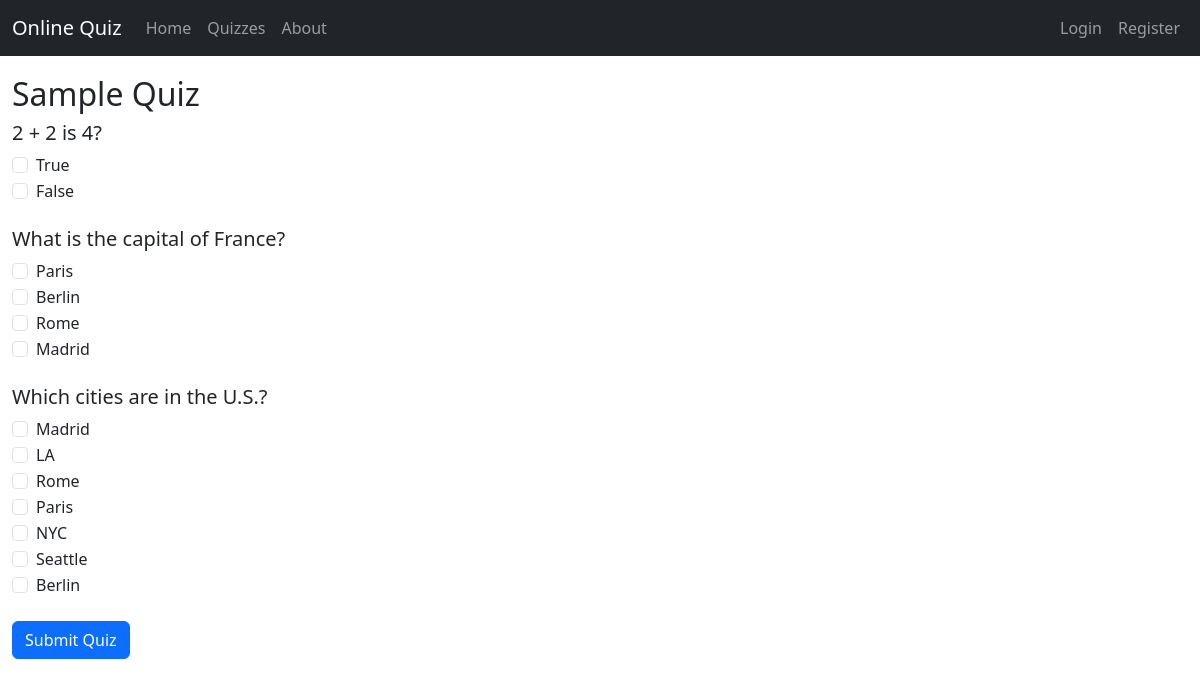
/quiz/1/, run on an earlier commit of the app's database.
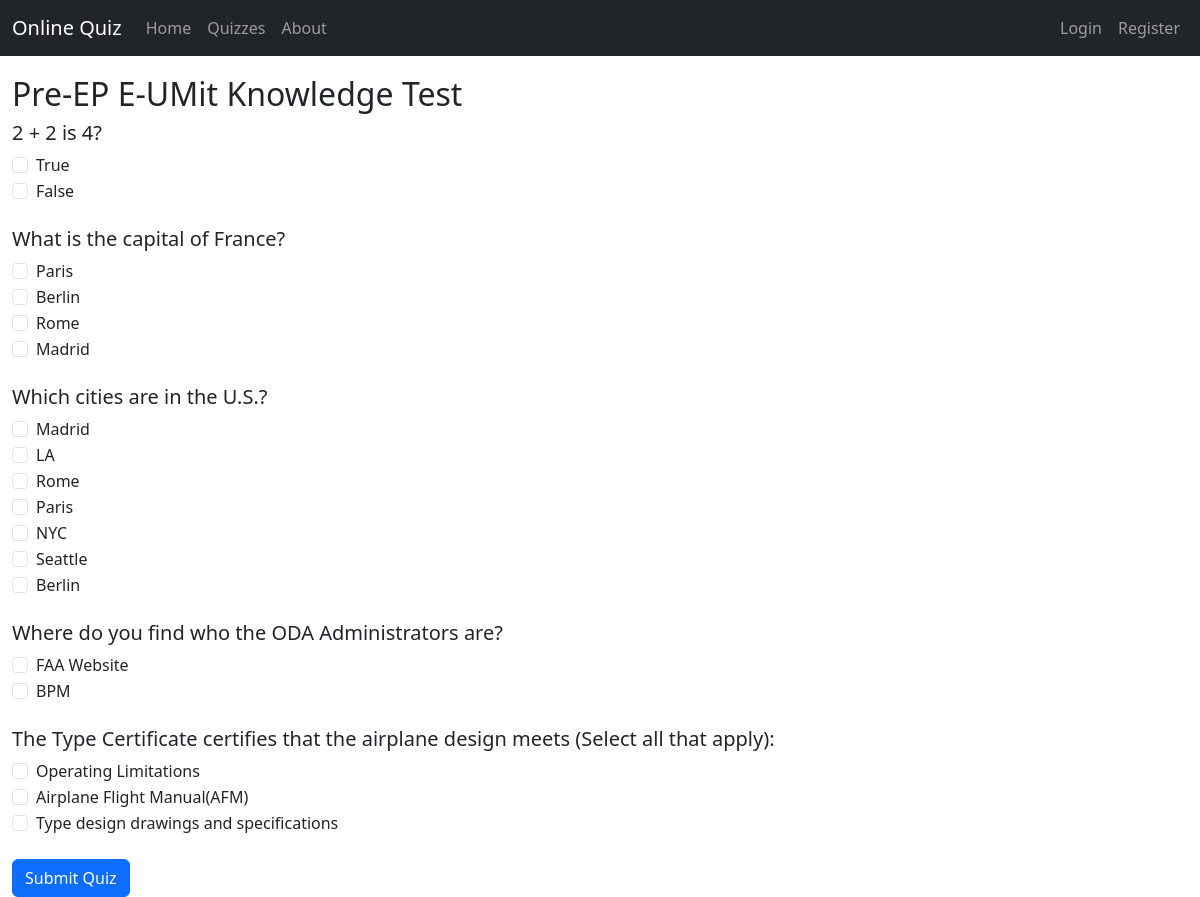
And on a later commit of the database.
### quiz/models.py (models this page shows, shortened)
class Quiz(models.Model):
    title = models.CharField(max_length=200)
    description = models.TextField()

class Question(models.Model):
    SINGLE_CHOICE = 'SC'
    MULTIPLE_CHOICE = 'MC'
    QUESTION_TYPES = [
        (SINGLE_CHOICE, 'Single Choice'),
        (MULTIPLE_CHOICE, 'Multiple Choice'),
    ]
    quiz = models.ForeignKey(Quiz, on_delete=models.CASCADE, related_name='questions')
    text = models.CharField(max_length=255)
    options = models.ManyToManyField(Option, related_name='questions')
    correct_options = models.ManyToManyField(Option, related_name='correct_for')
    question_type = models.CharField(max_length=2, choices=QUESTION_TYPES, default=SINGLE_CHOICE)
    title = models.CharField(max_length=255, default="")

class Option(models.Model):
    text = models.CharField(max_length=200)
    is_correct = models.BooleanField(default=False)

### quiz/views.py (the view, shortened to what this page needs)
# urls.py: path('quiz/<int:quiz_id>/', views.quiz_detail, name='quiz_detail'),
def quiz_detail(request, quiz_id):
    quiz = get_object_or_404(Quiz, id=quiz_id)
    questions = quiz.questions.all()
    for question in questions:
        options = list(question.options.all())
        random.shuffle(options)
        question.shuffled_options = options
    score = None
    total = len(questions)
    return render(request, 'quiz_detail.html', {'quiz': quiz, 'questions': questions, 'score': score, 'total': total})

### quiz/templates/quiz_detail.html (shortened to what this page needs)
{% load static %}
{% load custom_filters %}
<!DOCTYPE html>
<html>
<head>
    <link href="{% static 'bootstrap/dist/css/bootstrap.min.css' %}" rel="stylesheet">
</head>
<body style="margin-top: 75px;">
    <nav class="navbar navbar-expand-lg navbar-dark bg-dark fixed-top">
        <div class="container-fluid">
            <a class="navbar-brand" href="{% url 'home' %}">Online Quiz</a>
            <div class="collapse navbar-collapse" id="navbarNav">
                <ul class="navbar-nav me-auto mb-2 mb-lg-0">
                    <li class="nav-item">
                        <a class="nav-link" href="{% url 'home' %}">Home</a>
                    </li>
                    <li class="nav-item">
                        <a class="nav-link" href="{% url 'quizzes' %}">Quizzes</a>
                    </li>
                    <li class="nav-item">
                        <a class="nav-link" href="{% url 'about' %}">About</a>
                    </li>
                </ul>
                <ul class="navbar-nav ms-auto">
                    {% if user.is_authenticated %}
                        <li class="nav-item">
                            <a class="nav-link" href="{% url 'admin:index' %}">Admin</a>
                        </li>
                        <li class="nav-item">
                            <form method="post" action="{% url 'logout' %}" class="d-inline">
                                {% csrf_token %}
                                <button type="submit" class="btn btn-link nav-link" style="padding: 0; border: none; background: none;">
                                    Logout
                                </button>
                            </form>
                        </li>
                    {% else %}
                        <li class="nav-item">
                            <a class="nav-link" href="{% url 'login' %}">Login</a>
                        </li>
                        <li class="nav-item">
                            <a class="nav-link" href="{% url 'register' %}">Register</a>
                        </li>
                    {% endif %}
                </ul>
            </div>
        </div>
    </nav>
    <div class="container-fluid mt-5">
        <h2>{{ quiz.title }}</h2>
        {% if score is not None %}
            <div class="quiz-result">
                <h2>Your Score: {{ score }} out of {{ total }}</h2>
                <a href="{% url 'home' %}" onclick="resetQuiz()" class="btn btn-primary mt-3">Return to Homepage</a>
            </div>
        {% else %}
            <form id="quiz-form" method="POST">
                {% for question in questions %}
                    <div class="mb-4">
                        <h5>{{ question.text }}</h5>
                        {% for option in question.shuffled_options %}
                            <div class="form-check">
                                <input class="form-check-input" type="checkbox" name="{{ question.id }}" value="{{ option.id }}">
                                <label class="form-check-label">{{ option.text }}</label>
                            </div>
                        {% endfor %}
                    </div>
                {% endfor %}
                <button type="submit" class="btn btn-primary">Submit Quiz</button>
            </form>
        {% endif %}
    </div>
</body>
</html>

What changed in the data, as far as the page shows it:
changed Quiz: title "Sample Quiz" → "Pre-EP E-UMit Knowledge Test"
added Question: text "Where do you find who the ODA Administrators are?"
added Option: text "FAA Website", shown under "Where do you find who the ODA Administrators are?"
added Option: text "BPM", shown under "Where do you find who the ODA Administrators are?"
added Question: text "The Type Certificate certifies that the airplane design meets (Select all that apply):"
added Option: text "Operating Limitations"
added Option: text "Airplane Flight Manual(AFM)"
added Option: text "Type design drawings and specifications"
